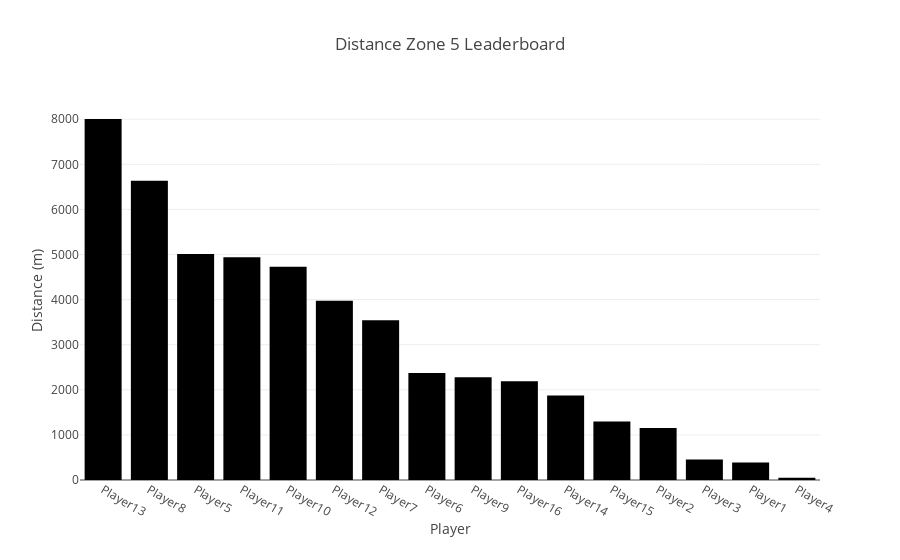

Source (notebook cell):
### Code cell
distance_zone5_leaderboard = {}

for player in players_list:
    distance_zone5_leaderboard[player] = zone5_count(player)


distance_zone5_leaderboard = dict(sorted(distance_zone5_leaderboard.items(), key=lambda item: item[1], reverse = True))
dist_5_lplot = px.bar(x = list(distance_zone5_leaderboard.keys()), y = list(distance_zone5_leaderboard.values()), labels = {'x': 'Player', 'y': 'Distance (m)'}, title = 'Distance Zone 5 Leaderboard')

dist_5_lplot.show()

### Figure 1 — Plotly figure (JSON) as saved in the notebook; plotly's stock layout.template omitted (floating-point values rounded to 4 significant figures)
{"data": [{"alignmentgroup": "True", "hovertemplate": "Player=%{x}<br>Distance (m)=%{y}<extra></extra>", "legendgroup": "", "marker": {"color": "#000001", "pattern": {"shape": ""}}, "name": "", "offsetgroup": "", "orientation": "v", "showlegend": false, "textposition": "auto", "type": "bar", "x": ["Player13", "Player8", "Player5", "Player11", "Player10", "Player12", "Player7", "Player6", "Player9", "Player16", "Player14", "Player15", "Player2", "Player3", "Player1", "Player4"], "xaxis": "x", "y": [8005.0, 6638.0, 5014.0, 4937.0, 4730.0, 3978.0, 3541.0, 2373.0, 2279.0, 2189.0, 1871.0, 1296.0, 1153.0, 454.3, 389.3, 51.53], "yaxis": "y"}], "layout": {"barmode": "relative", "legend": {"tracegroupgap": 0}, "title": {"text": "Distance Zone 5 Leaderboard"}, "xaxis": {"anchor": "y", "domain": [0, 1], "title": {"text": "Player"}}, "yaxis": {"anchor": "x", "domain": [0, 1], "title": {"text": "Distance (m)"}}}}
